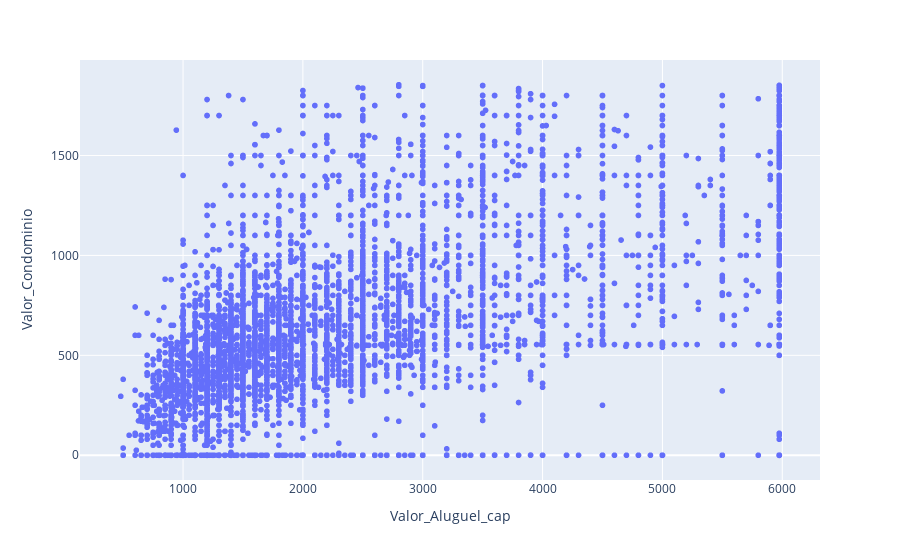

Source (notebook cell):
### Code cell
plt.figure(figsize=(8, 6))
fig = px.scatter(df, x='Valor_Aluguel_cap', y='Valor_Condominio')
fig.show()

### Figure 1 — Plotly figure (JSON) as saved in the notebook; plotly's stock layout.template omitted (floating-point values rounded to 4 significant figures; data arrays with more than 128 entries replaced by an {"elided": "..."} marker saying what was removed)
{"data": [{"hovertemplate": "Valor_Aluguel_cap=%{x}<br>Valor_Condominio=%{y}<extra></extra>", "legendgroup": "", "marker": {"color": "#636efa", "symbol": "circle"}, "mode": "markers", "name": "", "showlegend": false, "type": "scattergl", "x": {"elided": "7203 int values"}, "xaxis": "x", "y": {"elided": "7203 int values"}, "yaxis": "y"}], "layout": {"legend": {"tracegroupgap": 0}, "margin": {"t": 60}, "xaxis": {"anchor": "y", "domain": [0, 1], "title": {"text": "Valor_Aluguel_cap"}}, "yaxis": {"anchor": "x", "domain": [0, 1], "title": {"text": "Valor_Condominio"}}}}
